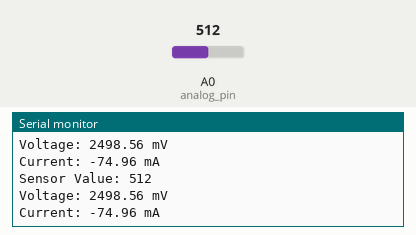
The sketch below on a simulated Arduino Uno, built with avr-gcc and run on an emulated ATmega328P. Parts: the last lines printed to the serial monitor. The test bench sets the inputs (shaded band); at power-on: A0 (analog_pin) = 512.

Above: at 1.2 s.
1.3 s: A0 (analog_pin) set to 716
At 2.2 s:
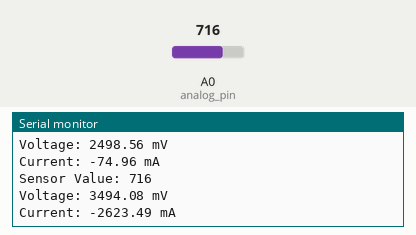
2.8 s: A0 (analog_pin) set to 900
At 3.3 s:
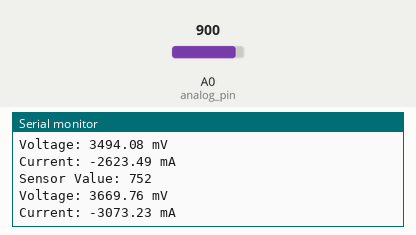
Timing chart, 0 to 5.8 s (numbered marks = the images above; inputs shaded):
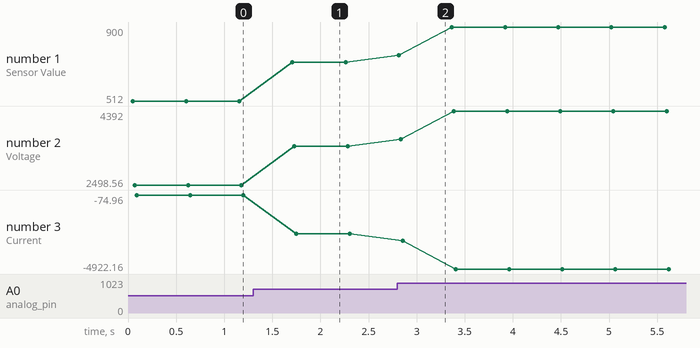

The sketch:

acs723_current_sensor.ino
```cpp
const int analog_pin = A0;

void setup() {
  // put your setup code here, to run once:
  Serial.begin(9600);
}

// Variables need for operation
const int avgSamples = 10; // Number of samples to average the reading over
int sensorValue = 0;
// gain = I_in/(V_measured - Vref) - Use power supply to get known I_in, then see what the V_measured is from the sensor
float gain = -2.56; // For 100mA/250mV
// Output voltage with no current: ~ 2500mV, determine by reading measurement values when no current is passing
float Vref = 2469.28;

void loop() {

   // Read multiple samples
   for (int i = 0; i < avgSamples; i++){
    sensorValue += analogRead(analog_pin);
    delay(5);
  }

  // Get average of readings
  sensorValue = sensorValue / avgSamples;

  // The on-board ADC is 10-bits -> 2^10 = 1024 -> 5V / 1024 ~= 4.88mV
  // The voltage is in millivolts
  float voltage = (4.88 * sensorValue);

  // This will calculate the actual current (in mA)
  // Using the Vref and configured
  float current = (voltage - Vref)*gain; // Current range is 10mA - 5A

  // Print values
  Serial.print("Sensor Value: ");
  Serial.println(sensorValue);
  Serial.print("Voltage: ");
  Serial.print(voltage);
  Serial.println(" mV");
  Serial.print("Current: ");
  Serial.print(current);
  Serial.println(" mA");

  sensorValue = 0; // Reset the sensor value for the next reading
  delay(500);
}
```

Measured:
- after the input at 1.3 s, the serial monitor: prints a new line after 0.41 s (image 1)
- after the input at 2.8 s, the serial monitor: prints a new line at once (image 2)
- plotted number 1: 512 → 716 after the input at 1.3 s, 716 → 900 after the input at 2.8 s
- plotted number 2: 2498.56 → 3494.08 after the input at 1.3 s, 3494.08 → 4392 after the input at 2.8 s
- plotted number 3: -74.96 → -2623.49 after the input at 1.3 s, -2623.49 → -4922.16 after the input at 2.8 s
